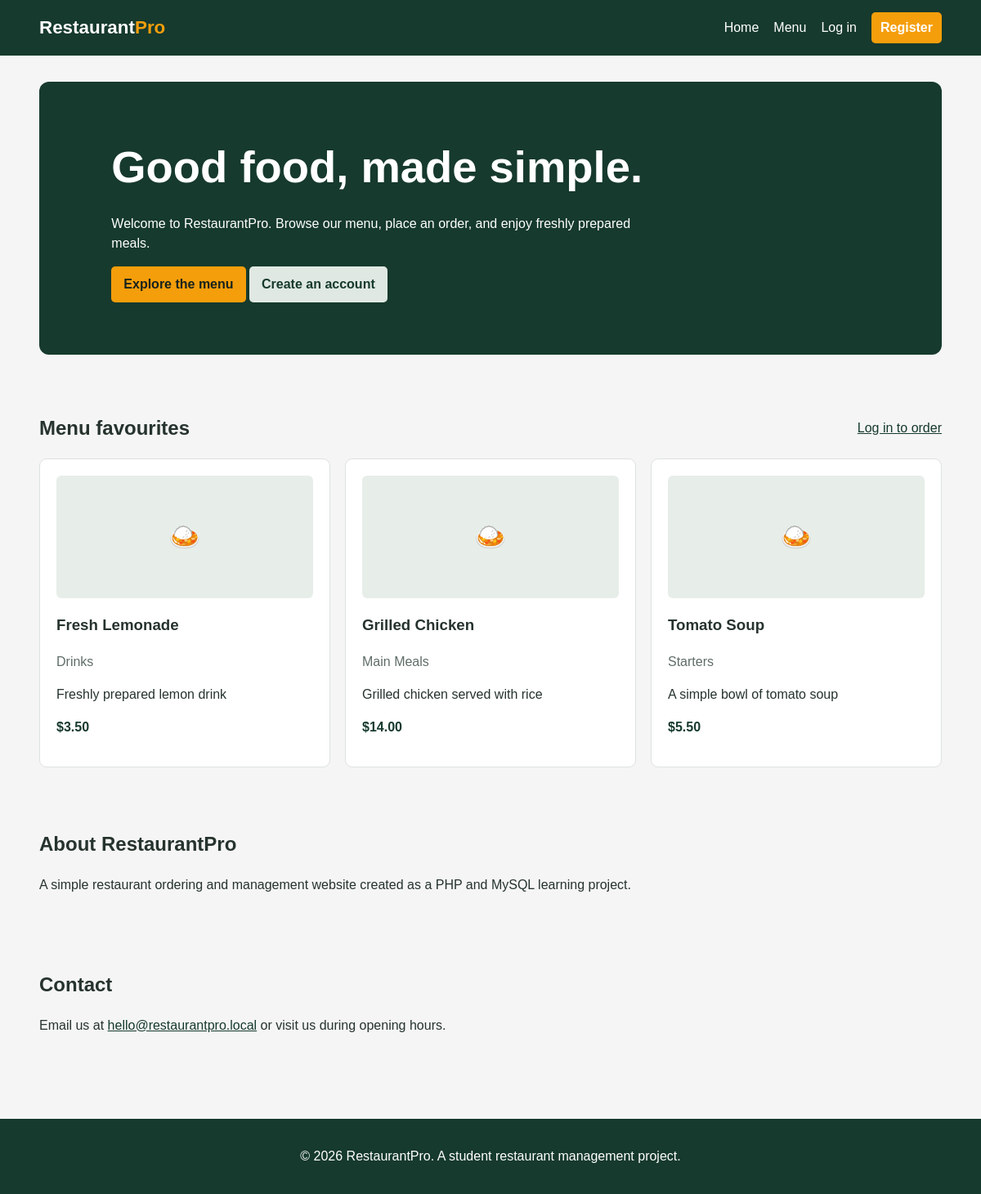
The page / on the database its author committed.
### tables this page shows
CREATE TABLE IF NOT EXISTS menu_items (
    id BIGINT UNSIGNED AUTO_INCREMENT PRIMARY KEY,
    category_id BIGINT UNSIGNED NOT NULL,
    name VARCHAR(150) NOT NULL,
    description TEXT NULL,
    price DECIMAL(10, 2) NOT NULL,
    image_path VARCHAR(255) NULL,
    is_available TINYINT(1) NOT NULL DEFAULT 1,
    created_at TIMESTAMP NOT NULL DEFAULT CURRENT_TIMESTAMP,
    updated_at TIMESTAMP NOT NULL DEFAULT CURRENT_TIMESTAMP ON UPDATE CURRENT_TIMESTAMP,
    INDEX idx_menu_items_category (category_id),
    INDEX idx_menu_items_available (is_available),
    CONSTRAINT fk_menu_items_category
        FOREIGN KEY (category_id) REFERENCES categories(id)
);

CREATE TABLE IF NOT EXISTS categories (
    id BIGINT UNSIGNED AUTO_INCREMENT PRIMARY KEY,
    name VARCHAR(100) NOT NULL UNIQUE,
    description VARCHAR(500) NULL,
    created_at TIMESTAMP NOT NULL DEFAULT CURRENT_TIMESTAMP,
    updated_at TIMESTAMP NOT NULL DEFAULT CURRENT_TIMESTAMP ON UPDATE CURRENT_TIMESTAMP
);

### includes/functions.php (called while the page is built, shortened)
<?php
function url($path = '')
{
    return APP_URL . '/' . ltrim($path, '/');
}
function e($value)
{
    return htmlspecialchars((string) $value, ENT_QUOTES, 'UTF-8');
}
function current_user()
{
    return $_SESSION['user'] ?? null;
}
function money($amount)
{
    return number_format((float) $amount, 2);
}

### index.php (the view, shortened to what this page needs)
<?php
require_once __DIR__ . '/config/database.php';
require_once __DIR__ . '/includes/functions.php';
$statement = $pdo->query(
    'SELECT menu_items.*, categories.name AS category_name
     FROM menu_items
     JOIN categories ON categories.id = menu_items.category_id
     WHERE menu_items.is_available = 1
     ORDER BY menu_items.id DESC
     LIMIT 6'
);
$menuItems = $statement->fetchAll();
require __DIR__ . '/includes/header.php';
?>
<section class="hero">
    <h1>Good food, made simple.</h1>
    <p>Welcome to RestaurantPro. Browse our menu, place an order, and enjoy freshly prepared meals.</p>
    <a class="button" href="#menu">Explore the menu</a>
    <a class="button button-secondary" href="<?= e(url('register.php')) ?>">Create an account</a>
</section>
<section class="section" id="menu">
    <div class="section-heading">
        <h2>Menu favourites</h2>
        <a href="<?= e(url('login.php')) ?>">Log in to order</a>
    </div>
    <div class="cards">
        <?php foreach ($menuItems as $item): ?>
            <article class="card">
                <?php if ($item['image_path']): ?>
                    <img class="food-image" src="<?= e(url($item['image_path'])) ?>" alt="<?= e($item['name']) ?>">
                <?php else: ?>
                    <div class="food-placeholder" aria-hidden="true">&#127835;</div>
                <?php endif; ?>
                <h3><?= e($item['name']) ?></h3>
                <p class="muted"><?= e($item['category_name']) ?></p>
                <p><?= e($item['description'] ?: 'Prepared fresh in our kitchen.') ?></p>
                <p class="food-price">$<?= e(money($item['price'])) ?></p>
            </article>
        <?php endforeach; ?>
    </div>
</section>
<section class="section" id="about">
    <h2>About RestaurantPro</h2>
    <p>A simple restaurant ordering and management website created as a PHP and MySQL learning project.</p>
</section>
<section class="section" id="contact">
    <h2>Contact</h2>
    <p>Email us at <a href="mailto:hello@restaurantpro.local">hello@restaurantpro.local</a> or visit us during opening hours.</p>
</section>
<?php require __DIR__ . '/includes/footer.php'; ?>

### includes/header.php (shortened to what this page needs)
<?php
require_once __DIR__ . '/functions.php';
?>
<!DOCTYPE html>
<html lang="en">
<head>
    <link rel="stylesheet" href="<?= e(url('assets/css/style.css')) ?>">
</head>
<body>
<?php require __DIR__ . '/navbar.php'; ?>
<main class="container">

### includes/navbar.php (shortened to what this page needs)
<?php $user = current_user(); ?>
<header class="site-header">
    <nav class="navbar container">
        <a class="brand" href="<?= e(url('index.php')) ?>">Restaurant<span>Pro</span></a>
        <div class="nav-links">
            <a href="<?= e(url('index.php')) ?>">Home</a>
            <a href="<?= e(url('index.php#menu')) ?>">Menu</a>
            <?php if ($user): ?>
                <a href="<?= e(url(dashboard_for_role($user['role']))) ?>">Dashboard</a>
                <span class="nav-user"><?= e($user['username']) ?> (<?= e(ucfirst($user['role'])) ?>)</span>
                <form method="post" action="<?= e(url('logout.php')) ?>" class="inline-form">
                    <input type="hidden" name="csrf_token" value="<?= e(csrf_token()) ?>">
                    <button class="button button-small button-outline" type="submit">Log out</button>
                </form>
            <?php else: ?>
                <a href="<?= e(url('login.php')) ?>">Log in</a>
                <a class="button button-small" href="<?= e(url('register.php')) ?>">Register</a>
            <?php endif; ?>
        </div>
    </nav>
</header>

### includes/footer.php
</main>
<footer class="site-footer">
    <div class="container">
        <p>&copy; <?= date('Y') ?> RestaurantPro. A student restaurant management project.</p>
    </div>
</footer>
</body>
</html>

### assets/css/style.css (style rules this page uses)
:root { --green: #163A2D; --orange: #F59E0B; --white: #FFFFFF; --grey: #F5F5F5; --text: #26332d; --border: #dce3df; }
* { box-sizing: border-box; }
body { margin: 0; color: var(--text); background: var(--grey); font: 16px/1.5 Arial, sans-serif; }
a { color: var(--green); }
.container { width: min(1120px, 92%); margin: 0 auto; }
.site-header { color: var(--white); background: var(--green); }
.navbar { min-height: 68px; display: flex; align-items: center; justify-content: space-between; gap: 20px; }
.brand { color: var(--white); font-size: 1.4rem; font-weight: bold; text-decoration: none; }
.brand span { color: var(--orange); }
.nav-links { display: flex; align-items: center; gap: 18px; }
.nav-links a, .nav-user { color: var(--white); text-decoration: none; }
.hero { background: var(--green); color: var(--white); padding: 64px 8%; border-radius: 12px; margin: 32px 0; }
.hero h1 { font-size: clamp(2rem, 5vw, 3.4rem); margin: 0 0 12px; }
.hero p { max-width: 650px; }
.section { padding: 20px 0 36px; }
.section-heading { display: flex; justify-content: space-between; align-items: center; gap: 15px; }
.cards { display: grid; grid-template-columns: repeat(auto-fit, minmax(220px, 1fr)); gap: 18px; }
.card, .panel, .stat-card { background: var(--white); border: 1px solid var(--border); border-radius: 9px; padding: 20px; }
.food-placeholder { height: 150px; display: grid; place-items: center; border-radius: 6px; background: #e7eee9; color: var(--green); font-size: 2rem; }
.food-price { color: var(--green); font-weight: bold; }
.button, button { display: inline-block; border: 0; border-radius: 5px; background: var(--orange); color: #17231d; padding: 10px 15px; text-decoration: none; font-weight: bold; cursor: pointer; }
.button-small { padding: 7px 11px; }
.button-secondary { background: #dfe8e2; color: var(--green); }
.muted { color: #5f6d65; }
.site-footer { margin-top: 50px; padding: 18px 0; background: var(--green); color: var(--white); text-align: center; }

### rows shown on the page
menu_items: name "Fresh Lemonade", category.name "Drinks", description "Freshly prepared lemon drink", price "3.50"
menu_items: name "Grilled Chicken", category.name "Main Meals", description "Grilled chicken served with rice", price "14.00"
menu_items: name "Tomato Soup", category.name "Starters", description "A simple bowl of tomato soup", price "5.50"
